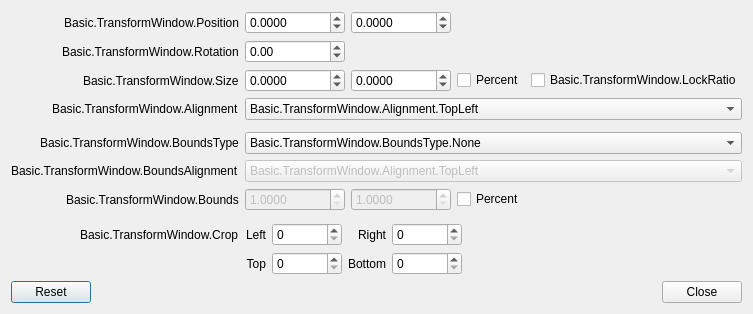
<?xml version="1.0" encoding="UTF-8"?>
<ui version="4.0">
 <class>OBSBasicTransform</class>
 <widget class="QDialog" name="OBSBasicTransform">
  <property name="geometry">
   <rect>
    <x>0</x>
    <y>0</y>
    <width>564</width>
    <height>313</height>
   </rect>
  </property>
  <property name="windowTitle">
   <string>Basic.TransformWindow</string>
  </property>
  <layout class="QVBoxLayout" name="verticalLayout" stretch="0,5,0">
   <item>
    <layout class="QFormLayout" name="formLayout">
     <property name="fieldGrowthPolicy">
      <enum>QFormLayout::AllNonFixedFieldsGrow</enum>
     </property>
     <property name="labelAlignment">
      <set>Qt::AlignRight|Qt::AlignTrailing|Qt::AlignVCenter</set>
     </property>
     <item row="0" column="0">
      <widget class="QLabel" name="label">
       <property name="sizePolicy">
        <sizepolicy hsizetype="Preferred" vsizetype="Minimum">
         <horstretch>0</horstretch>
         <verstretch>0</verstretch>
        </sizepolicy>
       </property>
       <property name="minimumSize">
        <size>
         <width>170</width>
         <height>0</height>
        </size>
       </property>
       <property name="accessibleName">
        <string>Basic.TransformWindow.Position</string>
       </property>
       <property name="text">
        <string>Basic.TransformWindow.Position</string>
       </property>
       <property name="alignment">
        <set>Qt::AlignRight|Qt::AlignTrailing|Qt::AlignVCenter</set>
       </property>
      </widget>
     </item>
     <item row="0" column="1">
      <widget class="QFrame" name="widget">
       <property name="sizePolicy">
        <sizepolicy hsizetype="Fixed" vsizetype="Preferred">
         <horstretch>0</horstretch>
         <verstretch>0</verstretch>
        </sizepolicy>
       </property>
       <layout class="QHBoxLayout" name="horizontalLayout">
        <property name="leftMargin">
         <number>0</number>
        </property>
        <property name="topMargin">
         <number>0</number>
        </property>
        <property name="rightMargin">
         <number>0</number>
        </property>
        <property name="bottomMargin">
         <number>0</number>
        </property>
        <item>
         <widget class="QDoubleSpinBox" name="positionX">
          <property name="minimumSize">
           <size>
            <width>100</width>
            <height>0</height>
           </size>
          </property>
          <property name="accessibleName">
           <string>Basic.TransformWindow.PositionX</string>
          </property>
          <property name="decimals">
           <number>4</number>
          </property>
          <property name="minimum">
           <double>-90001.000000000000000</double>
          </property>
          <property name="maximum">
           <double>90001.000000000000000</double>
          </property>
         </widget>
        </item>
        <item>
         <widget class="QDoubleSpinBox" name="positionY">
          <property name="minimumSize">
           <size>
            <width>100</width>
            <height>0</height>
           </size>
          </property>
          <property name="accessibleName">
           <string>Basic.TransformWindow.PositionY</string>
          </property>
          <property name="decimals">
           <number>4</number>
          </property>
          <property name="minimum">
           <double>-90001.000000000000000</double>
          </property>
          <property name="maximum">
           <double>90001.000000000000000</double>
          </property>
         </widget>
        </item>
       </layout>
      </widget>
     </item>
     <item row="1" column="0">
      <widget class="QLabel" name="label_2">
       <property name="accessibleName">
        <string>Basic.TransformWindow.Rotation</string>
       </property>
       <property name="text">
        <string>Basic.TransformWindow.Rotation</string>
       </property>
      </widget>
     </item>
     <item row="1" column="1">
      <widget class="QDoubleSpinBox" name="rotation">
       <property name="sizePolicy">
        <sizepolicy hsizetype="Maximum" vsizetype="Fixed">
         <horstretch>0</horstretch>
         <verstretch>0</verstretch>
        </sizepolicy>
       </property>
       <property name="minimumSize">
        <size>
         <width>100</width>
         <height>0</height>
        </size>
       </property>
       <property name="accessibleName">
        <string>Basic.TransformWindow.Rotation</string>
       </property>
       <property name="minimum">
        <double>-360.000000000000000</double>
       </property>
       <property name="maximum">
        <double>360.000000000000000</double>
       </property>
       <property name="singleStep">
        <double>0.100000000000000</double>
       </property>
      </widget>
     </item>
     <item row="2" column="0">
      <widget class="QLabel" name="label_3">
       <property name="accessibleName">
        <string>Basic.TransformWindow.Size</string>
       </property>
       <property name="text">
        <string>Basic.TransformWindow.Size</string>
       </property>
      </widget>
     </item>
     <item row="2" column="1">
      <widget class="QFrame" name="widget_2">
       <property name="sizePolicy">
        <sizepolicy hsizetype="Maximum" vsizetype="Preferred">
         <horstretch>0</horstretch>
         <verstretch>0</verstretch>
        </sizepolicy>
       </property>
       <layout class="QHBoxLayout" name="horizontalLayout_2">
        <property name="leftMargin">
         <number>0</number>
        </property>
        <property name="topMargin">
         <number>0</number>
        </property>
        <property name="rightMargin">
         <number>0</number>
        </property>
        <property name="bottomMargin">
         <number>0</number>
        </property>
        <item>
         <widget class="QDoubleSpinBox" name="sizeX">
          <property name="minimumSize">
           <size>
            <width>100</width>
            <height>0</height>
           </size>
          </property>
          <property name="accessibleName">
           <string>Basic.TransformWindow.Width</string>
          </property>
          <property name="decimals">
           <number>4</number>
          </property>
          <property name="minimum">
           <double>-90001.000000000000000</double>
          </property>
          <property name="maximum">
           <double>90001.000000000000000</double>
          </property>
          <property name="singleStep">
           <double>1.000000000000000</double>
          </property>
         </widget>
        </item>
        <item>
         <widget class="QDoubleSpinBox" name="sizeY">
          <property name="minimumSize">
           <size>
            <width>100</width>
            <height>0</height>
           </size>
          </property>
          <property name="accessibleName">
           <string>Basic.TransformWindow.Height</string>
          </property>
          <property name="decimals">
           <number>4</number>
          </property>
          <property name="minimum">
           <double>-90001.000000000000000</double>
          </property>
          <property name="maximum">
           <double>90001.000000000000000</double>
          </property>
          <property name="singleStep">
           <double>1.000000000000000</double>
          </property>
         </widget>
        </item>
        <item>
         <widget class="QCheckBox" name="sizePercent">
          <property name="text">
           <string>Percent</string>
          </property>
          <property name="checked">
           <bool>false</bool>
          </property>
         </widget>
        </item>
        <item>
         <widget class="QCheckBox" name="lockRatio">
          <property name="text">
           <string>Basic.TransformWindow.LockRatio</string>
          </property>
          <property name="checked">
           <bool>false</bool>
          </property>
         </widget>
        </item>
       </layout>
      </widget>
     </item>
     <item row="3" column="0">
      <widget class="QLabel" name="label_4">
       <property name="accessibleName">
        <string>Basic.TransformWindow.Alignment</string>
       </property>
       <property name="text">
        <string>Basic.TransformWindow.Alignment</string>
       </property>
      </widget>
     </item>
     <item row="3" column="1">
      <widget class="QComboBox" name="align">
       <property name="accessibleName">
        <string>Basic.TransformWindow.Alignment</string>
       </property>
       <property name="currentText">
        <string>Basic.TransformWindow.Alignment.TopLeft</string>
       </property>
       <item>
        <property name="text">
         <string>Basic.TransformWindow.Alignment.TopLeft</string>
        </property>
       </item>
       <item>
        <property name="text">
         <string>Basic.TransformWindow.Alignment.TopCenter</string>
        </property>
       </item>
       <item>
        <property name="text">
         <string>Basic.TransformWindow.Alignment.TopRight</string>
        </property>
       </item>
       <item>
        <property name="text">
         <string>Basic.TransformWindow.Alignment.CenterLeft</string>
        </property>
       </item>
       <item>
        <property name="text">
         <string>Basic.TransformWindow.Alignment.Center</string>
        </property>
       </item>
       <item>
        <property name="text">
         <string>Basic.TransformWindow.Alignment.CenterRight</string>
        </property>
       </item>
       <item>
        <property name="text">
         <string>Basic.TransformWindow.Alignment.BottomLeft</string>
        </property>
       </item>
       <item>
        <property name="text">
         <string>Basic.TransformWindow.Alignment.BottomCenter</string>
        </property>
       </item>
       <item>
        <property name="text">
         <string>Basic.TransformWindow.Alignment.BottomRight</string>
        </property>
       </item>
      </widget>
     </item>
     <item row="4" column="1">
      <spacer name="verticalSpacer">
       <property name="orientation">
        <enum>Qt::Vertical</enum>
       </property>
       <property name="sizeHint" stdset="0">
        <size>
         <width>10</width>
         <height>10</height>
        </size>
       </property>
      </spacer>
     </item>
     <item row="5" column="0">
      <widget class="QLabel" name="label_5">
       <property name="accessibleName">
        <string>Basic.TransformWindow.BoundsType</string>
       </property>
       <property name="text">
        <string>Basic.TransformWindow.BoundsType</string>
       </property>
      </widget>
     </item>
     <item row="5" column="1">
      <widget class="QComboBox" name="boundsType">
       <property name="accessibleName">
        <string>Basic.TransformWindow.BoundsType</string>
       </property>
       <item>
        <property name="text">
         <string>Basic.TransformWindow.BoundsType.None</string>
        </property>
       </item>
       <item>
        <property name="text">
         <string>Basic.TransformWindow.BoundsType.Stretch</string>
        </property>
       </item>
       <item>
        <property name="text">
         <string>Basic.TransformWindow.BoundsType.ScaleInner</string>
        </property>
       </item>
       <item>
        <property name="text">
         <string>Basic.TransformWindow.BoundsType.ScaleOuter</string>
        </property>
       </item>
       <item>
        <property name="text">
         <string>Basic.TransformWindow.BoundsType.ScaleToWidth</string>
        </property>
       </item>
       <item>
        <property name="text">
         <string>Basic.TransformWindow.BoundsType.ScaleToHeight</string>
        </property>
       </item>
       <item>
        <property name="text">
         <string>Basic.TransformWindow.BoundsType.MaxOnly</string>
        </property>
       </item>
      </widget>
     </item>
     <item row="6" column="0">
      <widget class="QLabel" name="label_6">
       <property name="accessibleName">
        <string>Basic.TransformWindow.BoundsAlignment</string>
       </property>
       <property name="text">
        <string>Basic.TransformWindow.BoundsAlignment</string>
       </property>
      </widget>
     </item>
     <item row="6" column="1">
      <widget class="QComboBox" name="boundsAlign">
       <property name="enabled">
        <bool>false</bool>
       </property>
       <property name="accessibleName">
        <string>Basic.TransformWindow.BoundsAlignment</string>
       </property>
       <property name="currentText">
        <string>Basic.TransformWindow.Alignment.TopLeft</string>
       </property>
       <item>
        <property name="text">
         <string>Basic.TransformWindow.Alignment.TopLeft</string>
        </property>
       </item>
       <item>
        <property name="text">
         <string>Basic.TransformWindow.Alignment.TopCenter</string>
        </property>
       </item>
       <item>
        <property name="text">
         <string>Basic.TransformWindow.Alignment.TopRight</string>
        </property>
       </item>
       <item>
        <property name="text">
         <string>Basic.TransformWindow.Alignment.CenterLeft</string>
        </property>
       </item>
       <item>
        <property name="text">
         <string>Basic.TransformWindow.Alignment.Center</string>
        </property>
       </item>
       <item>
        <property name="text">
         <string>Basic.TransformWindow.Alignment.CenterRight</string>
        </property>
       </item>
       <item>
        <property name="text">
         <string>Basic.TransformWindow.Alignment.BottomLeft</string>
        </property>
       </item>
       <item>
        <property name="text">
         <string>Basic.TransformWindow.Alignment.BottomCenter</string>
        </property>
       </item>
       <item>
        <property name="text">
         <string>Basic.TransformWindow.Alignment.BottomRight</string>
        </property>
       </item>
      </widget>
     </item>
     <item row="7" column="0">
      <widget class="QLabel" name="label_7">
       <property name="accessibleName">
        <string>Basic.TransformWindow.Bounds</string>
       </property>
       <property name="text">
        <string>Basic.TransformWindow.Bounds</string>
       </property>
      </widget>
     </item>
     <item row="7" column="1">
      <widget class="QFrame" name="widget_3">
       <property name="sizePolicy">
        <sizepolicy hsizetype="Maximum" vsizetype="Preferred">
         <horstretch>0</horstretch>
         <verstretch>0</verstretch>
        </sizepolicy>
       </property>
       <layout class="QHBoxLayout" name="horizontalLayout_3">
        <property name="leftMargin">
         <number>0</number>
        </property>
        <property name="topMargin">
         <number>0</number>
        </property>
        <property name="rightMargin">
         <number>0</number>
        </property>
        <property name="bottomMargin">
         <number>0</number>
        </property>
        <item>
         <widget class="QDoubleSpinBox" name="boundsWidth">
          <property name="enabled">
           <bool>false</bool>
          </property>
          <property name="minimumSize">
           <size>
            <width>100</width>
            <height>0</height>
           </size>
          </property>
          <property name="accessibleName">
           <string>Basic.TransformWindow.BoundsWidth</string>
          </property>
          <property name="decimals">
           <number>4</number>
          </property>
          <property name="minimum">
           <double>1.000000000000000</double>
          </property>
          <property name="maximum">
           <double>90001.000000000000000</double>
          </property>
         </widget>
        </item>
        <item>
         <widget class="QDoubleSpinBox" name="boundsHeight">
          <property name="enabled">
           <bool>false</bool>
          </property>
          <property name="minimumSize">
           <size>
            <width>100</width>
            <height>0</height>
           </size>
          </property>
          <property name="accessibleName">
           <string>Basic.TransformWindow.BoundsHeight</string>
          </property>
          <property name="decimals">
           <number>4</number>
          </property>
          <property name="minimum">
           <double>1.000000000000000</double>
          </property>
          <property name="maximum">
           <double>90001.000000000000000</double>
          </property>
         </widget>
        </item>
        <item>
         <widget class="QCheckBox" name="boundsPercent">
          <property name="text">
           <string>Percent</string>
          </property>
          <property name="checked">
           <bool>false</bool>
          </property>
         </widget>
        </item>
       </layout>
      </widget>
     </item>
     <item row="8" column="1">
      <spacer name="verticalSpacer_2">
       <property name="orientation">
        <enum>Qt::Vertical</enum>
       </property>
       <property name="sizeHint" stdset="0">
        <size>
         <width>10</width>
         <height>10</height>
        </size>
       </property>
      </spacer>
     </item>
     <item row="9" column="0">
      <widget class="QLabel" name="label_8">
       <property name="accessibleName">
        <string>Basic.TransformWindow.Crop</string>
       </property>
       <property name="text">
        <string>Basic.TransformWindow.Crop</string>
       </property>
      </widget>
     </item>
     <item row="9" column="1">
      <layout class="QGridLayout" name="gridLayout">
       <item row="0" column="1">
        <widget class="QSpinBox" name="cropLeft">
         <property name="sizePolicy">
          <sizepolicy hsizetype="Maximum" vsizetype="Fixed">
           <horstretch>0</horstretch>
           <verstretch>0</verstretch>
          </sizepolicy>
         </property>
         <property name="minimumSize">
          <size>
           <width>70</width>
           <height>0</height>
          </size>
         </property>
         <property name="accessibleName">
          <string>Basic.TransformWindow.CropLeft</string>
         </property>
         <property name="maximum">
          <number>100000</number>
         </property>
        </widget>
       </item>
       <item row="0" column="3">
        <widget class="QSpinBox" name="cropRight">
         <property name="sizePolicy">
          <sizepolicy hsizetype="Maximum" vsizetype="Fixed">
           <horstretch>0</horstretch>
           <verstretch>0</verstretch>
          </sizepolicy>
         </property>
         <property name="minimumSize">
          <size>
           <width>70</width>
           <height>0</height>
          </size>
         </property>
         <property name="accessibleName">
          <string>Basic.TransformWindow.CropRight</string>
         </property>
         <property name="maximum">
          <number>100000</number>
         </property>
        </widget>
       </item>
       <item row="0" column="0">
        <widget class="QLabel" name="label_9">
         <property name="text">
          <string>Left</string>
         </property>
         <property name="alignment">
          <set>Qt::AlignRight|Qt::AlignTrailing|Qt::AlignVCenter</set>
         </property>
         <property name="buddy">
          <cstring>cropLeft</cstring>
         </property>
        </widget>
       </item>
       <item row="1" column="2">
        <widget class="QLabel" name="label_12">
         <property name="text">
          <string>Bottom</string>
         </property>
         <property name="alignment">
          <set>Qt::AlignRight|Qt::AlignTrailing|Qt::AlignVCenter</set>
         </property>
         <property name="buddy">
          <cstring>cropBottom</cstring>
         </property>
        </widget>
       </item>
       <item row="1" column="1">
        <widget class="QSpinBox" name="cropTop">
         <property name="sizePolicy">
          <sizepolicy hsizetype="Maximum" vsizetype="Fixed">
           <horstretch>0</horstretch>
           <verstretch>0</verstretch>
          </sizepolicy>
         </property>
         <property name="minimumSize">
          <size>
           <width>70</width>
           <height>0</height>
          </size>
         </property>
         <property name="accessibleName">
          <string>Basic.TransformWindow.CropTop</string>
         </property>
         <property name="maximum">
          <number>100000</number>
         </property>
        </widget>
       </item>
       <item row="1" column="3">
        <widget class="QSpinBox" name="cropBottom">
         <property name="sizePolicy">
          <sizepolicy hsizetype="Maximum" vsizetype="Fixed">
           <horstretch>0</horstretch>
           <verstretch>0</verstretch>
          </sizepolicy>
         </property>
         <property name="minimumSize">
          <size>
           <width>70</width>
           <height>0</height>
          </size>
         </property>
         <property name="accessibleName">
          <string>Basic.TransformWindow.CropBottom</string>
         </property>
         <property name="maximum">
          <number>100000</number>
         </property>
        </widget>
       </item>
       <item row="1" column="0">
        <widget class="QLabel" name="label_11">
         <property name="text">
          <string>Top</string>
         </property>
         <property name="alignment">
          <set>Qt::AlignRight|Qt::AlignTrailing|Qt::AlignVCenter</set>
         </property>
         <property name="buddy">
          <cstring>cropTop</cstring>
         </property>
        </widget>
       </item>
       <item row="0" column="2">
        <widget class="QLabel" name="label_10">
         <property name="text">
          <string>Right</string>
         </property>
         <property name="alignment">
          <set>Qt::AlignRight|Qt::AlignTrailing|Qt::AlignVCenter</set>
         </property>
         <property name="buddy">
          <cstring>cropRight</cstring>
         </property>
        </widget>
       </item>
       <item row="0" column="4">
        <spacer name="horizontalSpacer">
         <property name="orientation">
          <enum>Qt::Horizontal</enum>
         </property>
         <property name="sizeHint" stdset="0">
          <size>
           <width>0</width>
           <height>0</height>
          </size>
         </property>
        </spacer>
       </item>
      </layout>
     </item>
    </layout>
   </item>
   <item>
    <spacer name="transformSpacer">
     <property name="orientation">
      <enum>Qt::Vertical</enum>
     </property>
     <property name="sizeHint" stdset="0">
      <size>
       <width>0</width>
       <height>10</height>
      </size>
     </property>
    </spacer>
   </item>
   <item>
    <widget class="QDialogButtonBox" name="buttonBox">
     <property name="standardButtons">
      <set>QDialogButtonBox::Close|QDialogButtonBox::Reset</set>
     </property>
    </widget>
   </item>
  </layout>
 </widget>
 <resources/>
 <connections>
  <connection>
   <sender>buttonBox</sender>
   <signal>rejected()</signal>
   <receiver>OBSBasicTransform</receiver>
   <slot>reject()</slot>
   <hints>
    <hint type="sourcelabel">
     <x>20</x>
     <y>20</y>
    </hint>
    <hint type="destinationlabel">
     <x>20</x>
     <y>20</y>
    </hint>
   </hints>
  </connection>
 </connections>
</ui>
